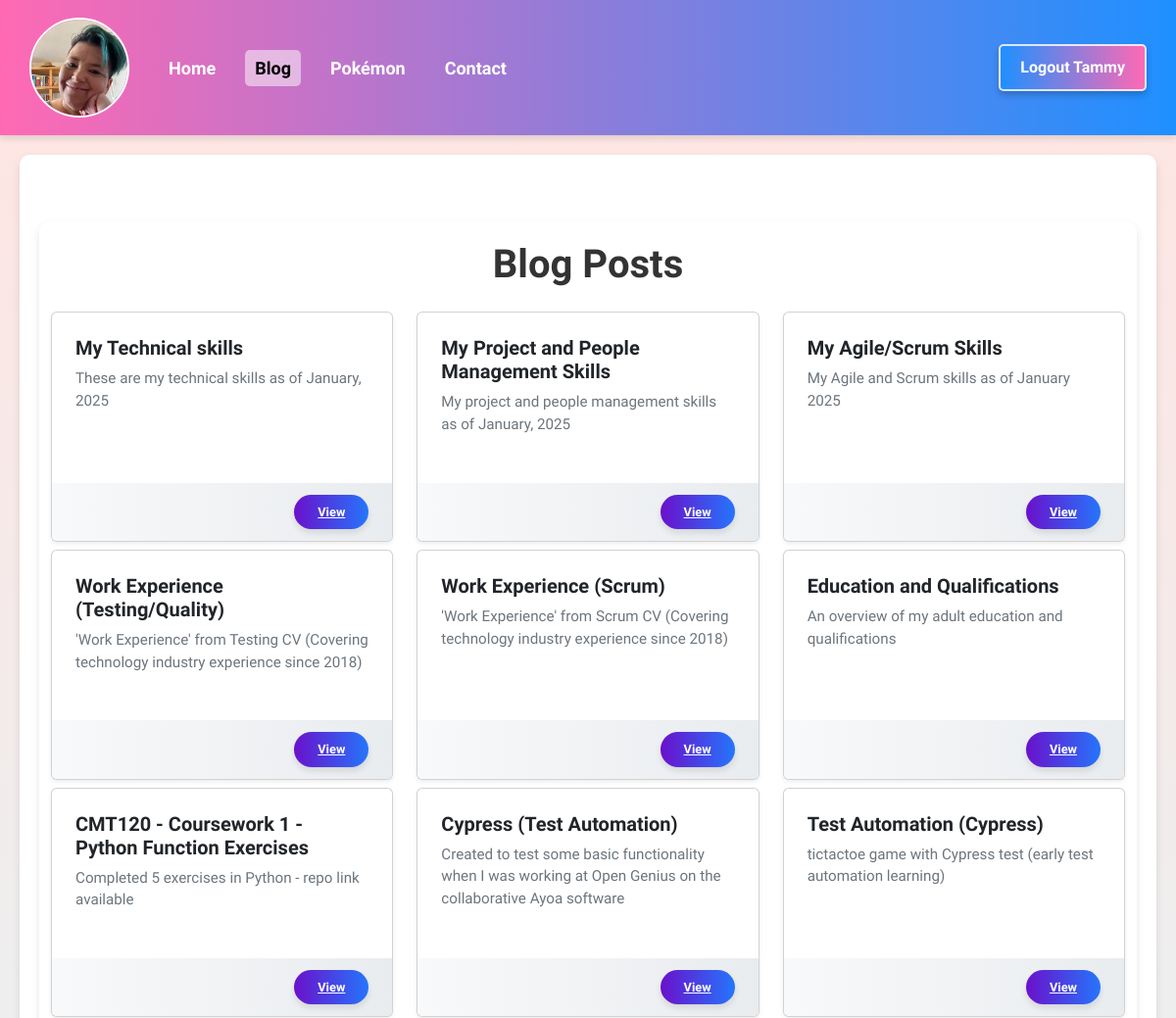
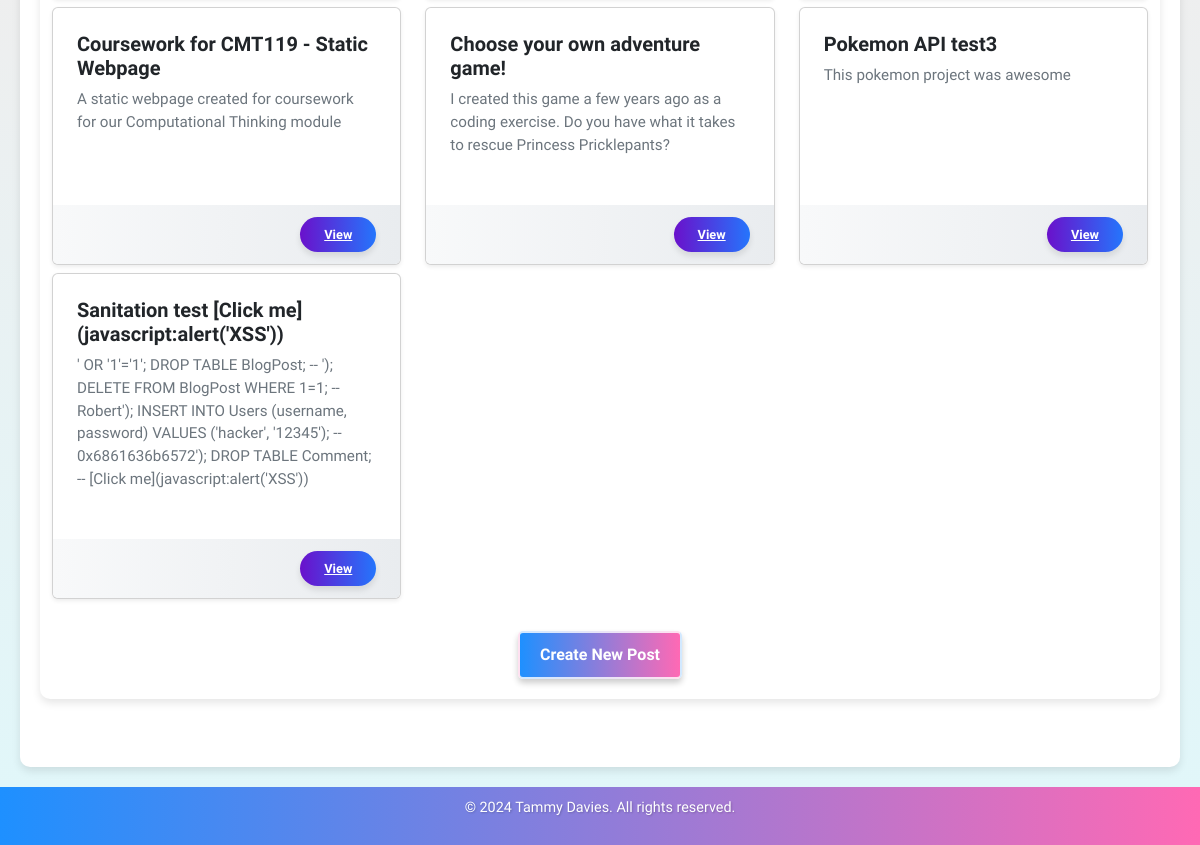
/blog/ (signed in), run on the app's committed database (2 pictures, top to bottom).
### app/authentication/database/models/user.py (models this page shows, shortened)
class User(db.Model):
    id = db.Column(db.Integer, primary_key=True)
    username = db.Column(db.String(150), nullable=False, unique=True)
    email = db.Column(db.String(150), nullable=False, unique=True)
    password = db.Column(db.String(200), nullable=False)
    @property
    def is_authenticated(self):
        return True

### app/blog/database/models/blog_post.py (models this page shows)
class BlogPost(db.Model):
    id = db.Column(db.Integer, primary_key=True)  # Unique identifier for the blog post
    title = db.Column(
        db.String(100), nullable=False
    )  # Title of the blog post (max 100 characters)
    content = db.Column(db.Text, nullable=False)  # Main content of the blog post
    timestamp = db.Column(
        db.DateTime, default=datetime.utcnow
    )  # Creation timestamp (default: current time)
    priority = db.Column(
        db.Integer, default=0
    )  # Optional priority level for ordering or categorisation
    author = db.Column(
        db.String(50), nullable=False
    )  # Author's name (max 50 characters)
    summary = db.Column(
        db.String(255), nullable=True
    )  # Short summary or description of the post
    repository_url = db.Column(
        db.String(255), nullable=True
    )  # URL to a related code repository (optional)
    live_demo_url = db.Column(
        db.String(255), nullable=True
    )  # URL to a live demo related to the post (optional)
    comments = db.relationship(
        "Comment",  # Name of the related model
        backref="post",  # Back-reference to the blog post from the comment
        cascade="all, delete-orphan",  # Automatically delete comments when the post is deleted
        lazy=True,  # Load comments lazily to improve performance
    )

### app/blog/routes/blog.py (the view)
def blog():
    posts = BlogPost.query.order_by(
        BlogPost.priority.desc(),  # Sort by priority in descending order
        BlogPost.timestamp.desc(),  # Sort by timestamp in descending order (secondary sort)
    ).all()
    return render_template("blogs.html", posts=posts)

### app/authentication/database/is_admin.py (called while the page is built)
def is_admin():
    return current_user.is_authenticated and current_user.email == "tammy@tsdavies.com"

### app/blog/templates/blogs.html (shortened to what this page needs)
{% extends "page_template.html" %} {% block content %}
<main class="container my-5">
  <h1 class="text-center mb-4">Blog Posts</h1>
  <div class="row">
    {% for post in posts %} {% include "blog_tile.html" %} {% endfor %}
  </div>
  {% if is_admin() %}
  <div class="text-center mt-4">
    <a href="{{ url_for('blog.new_post') }}" class="btn btn-success">
       Create New Post
    </a>
  </div>
  {% endif %}
</main>
{% endblock %}

### app/templates/page_template.html (shortened to what this page needs)
<!doctype html>
<html lang="en">
<head>
    <link
            href="https://cdn.jsdelivr.net/npm/bootstrap@5.3.0-alpha3/dist/css/bootstrap.min.css"
            rel="stylesheet"
    />
    <link
            rel="stylesheet"
            href="{{ url_for('static', filename='css/style.css') }}"
    />
    <link
            rel="stylesheet"
            href="{{ url_for('static', filename='css/buttons.css') }}"
    />
    <link
            rel="stylesheet"
            href="{{ url_for('static', filename='css/navbar.css') }}"
    />
    <link
            rel="stylesheet"
            href="{{ url_for('static', filename='css/flash_style.css') }}"
    />
    <link
            rel="stylesheet"
            href="{{ url_for('static', filename='css/card_styles.css') }}"
    />
    <link
            rel="stylesheet"
            href="{{ url_for('static', filename='css/flash_style.css') }}"
    />
</head>
<body>
<header>
    <nav class="navbar">
        <ul class="navbar-nav left">
            <li class="nav-item avatar">
                <a href="/">
                    <img
                            src="{{ url_for('static', filename='images/avatar.webp') }}"
                            alt="User Avatar"
                    />
                </a>
            </li>
            <li class="nav-item">
                <a
                        class="nav-link {% if request.path == '/' %}active{% endif %}"
                        href="/"
                        aria-label="Navigate to Home"
                >Home</a
                >
            </li>
            <li class="nav-item">
                <a
                        class="nav-link {% if request.path.startswith('/blog') %}active{% endif %}"
                        href="/blog"
                        aria-label="Navigate to Blog"
                >Blog</a
                >
            </li>
            <li class="nav-item">
                <a
                        class="nav-link {% if request.path.startswith('/pokemon') %}active{% endif %}"
                        href="/pokemon"
                        aria-label="Navigate to Pokémon"
                >Pokémon</a
                >
            </li>
            <li class="nav-item">
                <a
                        class="nav-link {% if request.path.startswith('/contact') %}active{% endif %}"
                        href="/contact"
                        aria-label="Navigate to Contact"
                >Contact</a
                >
            </li>
        </ul>
        <ul class="navbar-nav right">
            {% if current_user.is_authenticated %}
                <li class="nav-item">
                    <a class="btn btn-primary" href="{{ url_for('authentication.logout') }}"
                    >Logout {{ current_user.username }}</a
                    >
                </li>
            {% endif %}
        </ul>
    </nav>
</header>
<main>
     {% block content %} {% endblock %}
</main>
<footer>
    <p>&copy; 2024 Tammy Davies. All rights reserved.</p>
</footer>
</body>
</html>

### app/blog/templates/blog_tile.html (shortened to what this page needs)
<div class="col-md-4 mb-2">
  <div class="card mb-4 shadow-sm h-100">
    <div class="card-body">
      <h5 class="card-title">{{ post.title }}</h5>
      <p class="card-text text-clamp">
        {% if post.summary %} {{ post.summary }} {% else %} {{ post.content }}
        {% endif %}
      </p>
    </div>
    <div class="card-footer d-flex justify-content-between align-items-center">
      <a
        href="{{ url_for('blog.post_detail', post_id=post.id) }}"
        class="card-button"
      >
        View
      </a>
    </div>
  </div>
</div>

### app/static/css/style.css (style rules this page uses)
body { margin: 0; padding: 0; font-family: "Prompt", "Roboto", Arial, sans-serif; background: linear-gradient(to bottom, #ffe4e1, #e0f7fa); color: #333; display: flex; flex-direction: column; min-height: 100vh; }
main { flex: 1; display: flex; flex-direction: column; justify-content: center; padding: 20px; background: white; border-radius: 10px; box-shadow: 0 4px 8px rgba(0, 0, 0, 0.1); max-width: 1200px; margin: 20px auto; width: calc(100% - 40px); }
header { background: linear-gradient(90deg, #ff69b4, #1e90ff); color: white; padding: 10px 20px; box-shadow: 0 4px 6px rgba(0, 0, 0, 0.1); }
footer { background: linear-gradient(90deg, #1e90ff, #ff69b4); color: white; text-align: center; padding: 10px 0; font-size: 0.9rem; text-shadow: 1px 1px 2px rgba(0, 0, 0, 0.2); }
h1 { font-family: 'Prompt', sans-serif; font-size: 2.5rem; font-weight: bold; color: #333; margin-bottom: 1rem; }

### app/static/css/buttons.css (style rules this page uses)
.btn { background: linear-gradient(90deg, #1e90ff, #ff69b4); color: white; border: 2px solid #ffffffcc; padding: 10px 20px; border-radius: 5px; font-weight: bold; cursor: pointer; transition: background 0.3s, box-shadow 0.3s, transform 0.2s; box-shadow: 0 4px 6px rgba(0, 0, 0, 0.2); }

### app/static/css/navbar.css (style rules this page uses)
.navbar { display: flex; justify-content: space-between; align-items: center; width: 100%; flex-direction: row; flex-wrap: wrap; gap: 10px; }
.navbar-nav { display: flex; list-style: none; padding: 0; margin: 0; flex-direction: row; align-items: center; }
.nav-item { margin: 0 10px; font-size: 18px; }
.nav-link { color: white; text-decoration: none; font-weight: bold; padding: 5px 10px; border-radius: 5px; transition: background-color 0.3s, color 0.3s; }
.nav-link:hover, .nav-link.active { background-color: #ffffff80; color: #333; }
.avatar img { width: 102px; height: 102px; border-radius: 50%; border: 2px solid white; object-fit: cover; transition: transform 0.3s ease, box-shadow 0.3s ease; margin-right: 10px; }

### app/static/css/card_styles.css (style rules this page uses)
.card-body { padding: 1.5rem; position: relative; }
.card-title { font-family: 'Prompt', 'Roboto', sans-serif; font-weight: 600; font-size: 1.25rem; }
.card-text { font-family: 'Prompt', 'Open Sans', sans-serif; color: #6c757d; font-size: 0.95rem; }
.card-footer { background: linear-gradient(to right, #f8f9fa, #e9ecef); border-top: none; padding: 0.75rem 1.5rem; display: flex; justify-content: flex-end; align-items: center; }
.card-button { background: linear-gradient(to right, #6a11cb, #2575fc); border: none; border-radius: 20px; padding: 0.5rem 1.5rem; font-weight: bold; font-size: 0.8rem; color: white; box-shadow: 0 4px 6px rgba(0, 0, 0, 0.1); transition: transform 0.3s ease, box-shadow 0.3s ease, background 0.3s; }

### data on the page
User: username "Tammy"
BlogPost: title "My Technical skills", summary "These are my technical skills as of January, 2025"
BlogPost: title "My Project and People Management Skills", summary "My project and people management skills as of January, 2025"
BlogPost: title "My Agile/Scrum Skills", summary "My Agile and Scrum skills as of January 2025"
BlogPost: title "Work Experience (Testing/Quality)", summary "'Work Experience' from Testing CV (Covering technology industry experience since 2018)"
BlogPost: title "Work Experience (Scrum)", summary "'Work Experience' from Scrum CV (Covering technology industry experience since 2018)"
BlogPost: title "Education and Qualifications", summary "An overview of my adult education and qualifications"
BlogPost: title "CMT120 - Coursework 1 - Python Function Exercises", summary "Completed 5 exercises in Python - repo link available"
BlogPost: title "Cypress (Test Automation)", summary "Created to test some basic functionality when I was working at Open Genius on the collaborative Ayoa software"
BlogPost: title "Test Automation (Cypress)", summary "tictactoe game with Cypress test (early test automation learning)"
BlogPost: title "Coursework for CMT119 - Static Webpage", summary "A static webpage created for coursework for our Computational Thinking module"
BlogPost: title "Choose your own adventure game!", summary "I created this game a few years ago as a coding exercise. Do you have what it takes to rescue Princess Pricklepants?"
BlogPost: title "Pokemon API test3", summary "This pokemon project was awesome"
BlogPost: title "Sanitation test [Click me](javascript:alert('XSS'))", summary "' OR '1'='1'; DROP TABLE BlogPost; -- '); DELETE FROM BlogPost WHERE 1=1; -- Robert'); INSERT INTO Users (username, password) VALUES ('hacker', '12345'); -- 0x6861636b6572'); DROP TABLE Comment; -- [Click me](javascript:alert('XSS'))"
